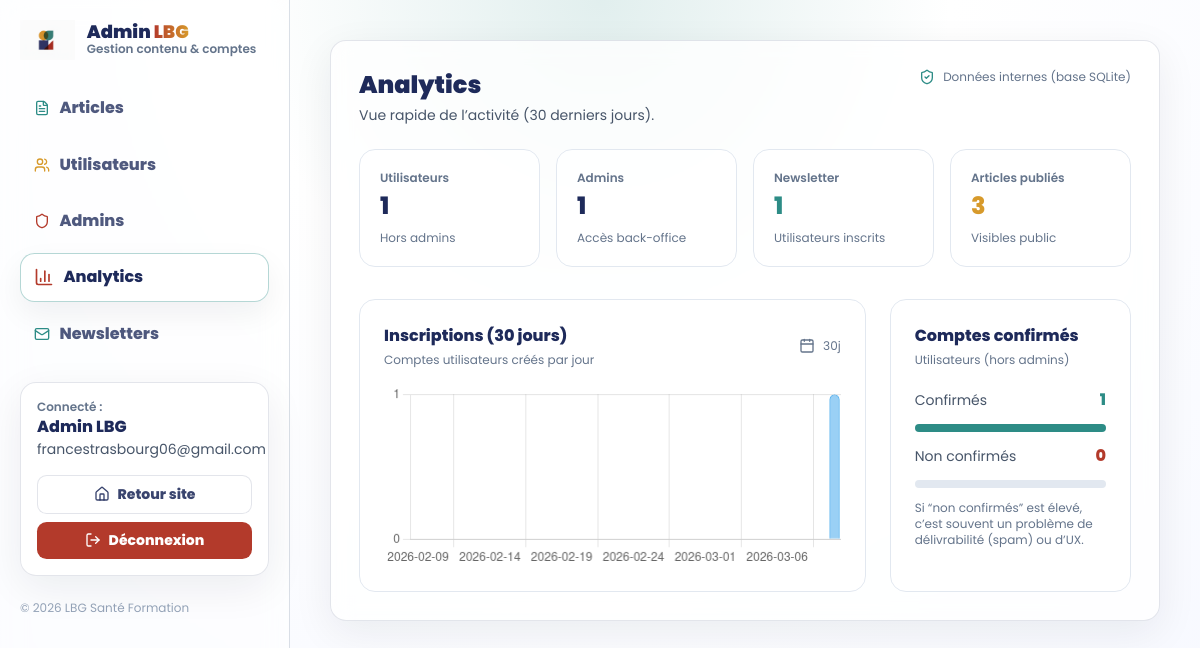
/admin/analytics (signed in), run on the app's committed database.
### app.py (models this page shows)
class User(db.Model, UserMixin):
    id = db.Column(db.Integer, primary_key=True, autoincrement=True)
    last_name = db.Column(db.String(100), nullable=False)
    first_name = db.Column(db.String(100), nullable=False)
    email = db.Column(db.String(200), nullable=False)
    password = db.Column(db.String(256), nullable=False)
    newsletter = db.Column(db.Boolean, default=False)
    confirmed = db.Column(db.Boolean, default=False)
    confirmed_at = db.Column(db.DateTime, nullable=True)
    created_at = db.Column(db.DateTime, default=datetime.utcnow)
    is_admin = db.Column(db.Boolean, default=False)
    must_change_password = db.Column(db.Boolean, default=False)

### app.py (the view)
@app.route("/admin/analytics")
@admin_required
def admin_analytics():
    users_count = User.query.filter_by(is_admin=False).count()
    admins_count = User.query.filter_by(is_admin=True).count()
    newsletter_count = User.query.filter_by(is_admin=False, newsletter=True).count()
    articles_count = Article.query.filter_by(published=True).count()
    confirmed_users = User.query.filter_by(is_admin=False, confirmed=True).count()
    unconfirmed_users = User.query.filter_by(is_admin=False, confirmed=False).count()
    today = datetime.utcnow().date()
    start_day = today - timedelta(days=29)
    recent = (
        User.query.filter(User.is_admin == False)
        .filter(User.created_at >= datetime.combine(start_day, datetime.min.time()))
        .all()
    )
    counts_by_day = {(start_day + timedelta(days=i)).isoformat(): 0 for i in range(30)}
    for u in recent:
        d = u.created_at.date().isoformat()
        if d in counts_by_day:
            counts_by_day[d] += 1
    labels = list(counts_by_day.keys())
    values = list(counts_by_day.values())
    return render_template(
        "admin/analytics.html",
        users_count=users_count,
        admins_count=admins_count,
        newsletter_count=newsletter_count,
        articles_count=articles_count,
        confirmed_users=confirmed_users,
        unconfirmed_users=unconfirmed_users,
        labels=labels,
        values=values,
    )

### app.py (called while the page is built)
@login_manager.user_loader
def load_user(user_id):
    return User.query.get(int(user_id))

def admin_required(fn):
    @wraps(fn)
    def wrapper(*args, **kwargs):
        if not current_user.is_authenticated:
            return login_manager.unauthorized()
        if not getattr(current_user, "is_admin", False):
            abort(403)
        return fn(*args, **kwargs)
    return wrapper

### templates/admin/analytics.html (shortened to what this page needs)
{% extends "admin/base.html" %} {% set active = "analytics" %} {% block content
%}
<div class="card p-7">
  <div class="flex items-start justify-between gap-4 flex-wrap">
    <div>
      <h2 class="font-orbitron font-black text-2xl text-[color:var(--navy)]">
        Analytics
      </h2>
      <p class="text-slate-600 text-sm mt-1">
        Vue rapide de l’activité (30 derniers jours).
      </p>
    </div>
    <div class="text-xs text-slate-500 flex items-center gap-2">
      <i
        data-lucide="shield-check"
        class="w-4 h-4"
        style="color: var(--teal)"
      ></i>
      Données internes (base SQLite)
    </div>
  </div>
  <div class="mt-6 grid md:grid-cols-4 gap-4">
    <div class="p-5 rounded-2xl border border-slate-200 bg-white/70">
      <div class="text-xs text-slate-500 font-semibold">Utilisateurs</div>
      <div class="text-2xl font-extrabold text-[color:var(--navy)] mt-1">
        {{ users_count }}
      </div>
      <div class="text-xs text-slate-500 mt-2">Hors admins</div>
    </div>
    <div class="p-5 rounded-2xl border border-slate-200 bg-white/70">
      <div class="text-xs text-slate-500 font-semibold">Admins</div>
      <div class="text-2xl font-extrabold text-[color:var(--navy)] mt-1">
        {{ admins_count }}
      </div>
      <div class="text-xs text-slate-500 mt-2">Accès back-office</div>
    </div>
    <div class="p-5 rounded-2xl border border-slate-200 bg-white/70">
      <div class="text-xs text-slate-500 font-semibold">Newsletter</div>
      <div class="text-2xl font-extrabold mt-1" style="color: var(--teal)">
        {{ newsletter_count }}
      </div>
      <div class="text-xs text-slate-500 mt-2">Utilisateurs inscrits</div>
    </div>
    <div class="p-5 rounded-2xl border border-slate-200 bg-white/70">
      <div class="text-xs text-slate-500 font-semibold">Articles publiés</div>
      <div class="text-2xl font-extrabold mt-1" style="color: var(--mustard)">
        {{ articles_count }}
      </div>
      <div class="text-xs text-slate-500 mt-2">Visibles public</div>
    </div>
  </div>
  <div class="mt-8 grid lg:grid-cols-3 gap-6">
    <div
      class="lg:col-span-2 p-6 rounded-2xl border border-slate-200 bg-white/70"
    >
      <div class="flex items-center justify-between gap-3 flex-wrap">
        <div>
          <div class="font-extrabold text-[color:var(--navy)]">
            Inscriptions (30 jours)
          </div>
          <div class="text-xs text-slate-500 mt-1">
            Comptes utilisateurs créés par jour
          </div>
        </div>
        <div class="text-xs text-slate-500 flex items-center gap-2">
          <i data-lucide="calendar" class="w-4 h-4"></i> 30j
        </div>
      </div>
      <div class="mt-4">
        <canvas id="signupChart" height="120"></canvas>
      </div>
    </div>
    <div class="p-6 rounded-2xl border border-slate-200 bg-white/70">
      <div class="font-extrabold text-[color:var(--navy)]">
        Comptes confirmés
      </div>
      <div class="text-xs text-slate-500 mt-1">Utilisateurs (hors admins)</div>
      <div class="mt-5 space-y-3">
        <div class="flex items-center justify-between">
          <span class="text-slate-600 text-sm">Confirmés</span>
          <span class="font-extrabold" style="color: var(--teal)"
            >{{ confirmed_users }}</span
          >
        </div>
        <div class="h-2 rounded-full bg-slate-200 overflow-hidden">
          {% set total = confirmed_users + unconfirmed_users %} {% set pct =
          (confirmed_users / total * 100) if total else 0 %}
          <div
            style="width: {{ pct }}%; height:100%; background: var(--teal);"
          ></div>
        </div>
        <div class="flex items-center justify-between">
          <span class="text-slate-600 text-sm">Non confirmés</span>
          <span class="font-extrabold" style="color: var(--brick)"
            >{{ unconfirmed_users }}</span
          >
        </div>
        <div class="h-2 rounded-full bg-slate-200 overflow-hidden">
          {% set pct2 = (unconfirmed_users / total * 100) if total else 0 %}
        </div>
        <div class="mt-4 text-xs text-slate-500">
          Si “non confirmés” est élevé, c’est souvent un problème de
          délivrabilité (spam) ou d’UX.
        </div>
      </div>
    </div>
  </div>
</div>
<script>
  document.addEventListener("DOMContentLoaded", () => {
    const labels = {{ labels|tojson }};
    const values = {{ values|tojson }};
    const ctx = document.getElementById("signupChart").getContext("2d");
    new Chart(ctx, {
      type: "bar",
      data: {
        labels,
        datasets: [{
          label: "Inscriptions",
          data: values,
          borderWidth: 1,
          borderRadius: 8
        }]
      },
      options: {
        responsive: true,
        plugins: {
          legend: { display: false },
          tooltip: { enabled: true }
        },
        scales: {
          x: {
            ticks: { maxRotation: 0, autoSkip: true, maxTicksLimit: 10 }
          },
          y: {
            beginAtZero: true,
            ticks: { precision: 0 }
          }
        }
      }
    });
  });
</script>
{% endblock %}

### templates/admin/base.html (shortened to what this page needs)
<!DOCTYPE html>
<html lang="fr">
  <head>
    <script src="https://cdn.tailwindcss.com"></script>
  </head>
  <body>
    <div class="flex min-h-screen">
      <aside class="side">
        <div class="flex items-center gap-3">
          <img
            src="{{ url_for('static', filename='img/logo.png') }}"
            class="h-10 w-auto"
            alt="LBG"
          />
          <div>
            <div
              class="font-orbitron font-black text-[color:var(--navy)] text-lg leading-none"
            >
              Admin <span class="nav-link-glow">LBG</span>
            </div>
            <div class="text-xs text-slate-500 font-semibold">
              Gestion contenu & comptes
            </div>
          </div>
        </div>
        <div class="mt-6 grid gap-2">
          <a
            class="nav-item {% if active=='articles' %}active{% endif %}"
            href="{{ url_for('admin_articles') }}"
          >
            <i
              data-lucide="file-text"
              class="w-4 h-4"
              style="color: var(--teal)"
            ></i>
            Articles
          </a>
          <a
            class="nav-item {% if active=='users' %}active{% endif %}"
            href="{{ url_for('admin_users') }}"
          >
            <i
              data-lucide="users"
              class="w-4 h-4"
              style="color: var(--mustard)"
            ></i>
            Utilisateurs
          </a>
          <a
            class="nav-item {% if active=='admins' %}active{% endif %}"
            href="{{ url_for('admin_admins') }}"
          >
            <i
              data-lucide="shield"
              class="w-4 h-4"
              style="color: var(--brick)"
            ></i>
            Admins
          </a>
          <a
            href="{{ url_for('admin_analytics') }}"
            class="nav-item {% if active=='analytics' %}active{% endif %}"
          >
            <i
              data-lucide="bar-chart-3"
              class="w-5 h-5"
              class="w-4 h-4"
              style="color: var(--brick)"
            ></i>
            <span>Analytics</span>
          </a>
          <a
            class="nav-item {% if active=='newsletters' %}active{% endif %}"
            href="{{ url_for('admin_newsletters') }}"
          >
            <i
              data-lucide="mail"
              class="w-4 h-4"
              style="color: var(--teal)"
            ></i>
            Newsletters
          </a>
        </div>
        <div class="mt-6 card p-4">
          <div class="text-xs text-slate-500 font-semibold">Connecté :</div>
          <div class="font-extrabold text-[color:var(--navy)]">
            {{ current_user.first_name }} {{ current_user.last_name }}
          </div>
          <div class="text-sm text-slate-600">{{ current_user.email }}</div>
          <div class="mt-4 grid gap-2">
            <a class="btn-ghost w-full" href="{{ url_for('home') }}">
              <i data-lucide="home" class="w-4 h-4"></i> Retour site
            </a>
            <a class="btn-cta w-full" href="{{ url_for('logout') }}">
              <i data-lucide="log-out" class="w-4 h-4"></i> Déconnexion
            </a>
          </div>
        </div>
        <div class="mt-6 text-xs text-slate-400">
          © 2026 LBG Santé Formation
        </div>
      </aside>
      <main class="flex-1 p-6 md:p-10">
         {% block content %}{% endblock %}
      </main>
    </div>
  </body>
</html>

### templates/admin/base.html (style rules this page uses)
:root { --navy: #1e2a5a; --teal: #2d8c86; --brick: #b33a2b; --mustard: #d79a2b; --ink: #0f172a; --soft: #f6f8ff; }
body { font-family: "Poppins", sans-serif; background: radial-gradient( circle at top, rgba(45, 140, 134, 0.14) 0%, rgba(255, 255, 255, 1) 35%, rgba(246, 248, 255, 1) 100% ); color: var(--ink); min-height: 100vh; }
.nav-link-glow { font-weight: 900; background: linear-gradient( 90deg, var(--brick), var(--mustard), var(--teal), var(--brick) ); background-size: 300%; -webkit-background-clip: text; -webkit-text-fill-color: transparent; animation: glow-shift 3s linear infinite; }
.card { background: rgba(255, 255, 255, 0.78); border: 1px solid rgba(30, 42, 90, 0.12); border-radius: 1rem; backdrop-filter: blur(10px); box-shadow: 0 12px 40px rgba(15, 23, 42, 0.07); }
.btn-cta { display: inline-flex; align-items: center; justify-content: center; gap: 0.5rem; font-weight: 800; font-size: 0.875rem; padding: 0.5rem 1rem; border-radius: 0.6rem; background: var(--brick); color: #fff; border: none; transition: transform 0.2s ease, filter 0.2s ease; }
.btn-ghost { display: inline-flex; align-items: center; justify-content: center; gap: 0.5rem; font-weight: 800; font-size: 0.875rem; padding: 0.5rem 0.9rem; border-radius: 0.6rem; background: rgba(255, 255, 255, 0.72); color: rgba(30, 42, 90, 0.88); border: 1px solid rgba(30, 42, 90, 0.12); transition: transform 0.2s ease, border-color 0.2s ease; }
.side { width: 290px; position: sticky; top: 0; height: 100vh; padding: 1.25rem; border-right: 1px solid rgba(148, 163, 184, 0.35); background: rgba(255, 255, 255, 0.55); backdrop-filter: blur(12px); }
.nav-item { display: flex; align-items: center; gap: 0.6rem; padding: 0.7rem 0.8rem; border-radius: 0.9rem; font-weight: 800; color: rgba(30, 42, 90, 0.78); border: 1px solid transparent; transition: transform 0.15s ease, border-color 0.15s ease, background 0.15s ease; }
.nav-item.active { color: rgba(30, 42, 90, 1); border-color: rgba(45, 140, 134, 0.35); background: rgba(255, 255, 255, 0.75); box-shadow: 0 12px 30px rgba(15, 23, 42, 0.06); }

### data on the page
User: first_name "Admin", last_name "LBG", email "francestrasbourg06@gmail.com"

### other printed values
{{ users_count }} "1"
{{ admins_count }} "1"
{{ newsletter_count }} "1"
{{ articles_count }} "3"
{{ confirmed_users }} "1"
{{ unconfirmed_users }} "0"
chart data {{ values|tojson }} [0, 0, 0, 0, 0, 0, 0, 0, 0, 0, 0, 0, 0, 0, 0, 0, 0, 0, 0, 0, 0, 0, 0, 0, 0, 0, 0, 0, 0, 1]
